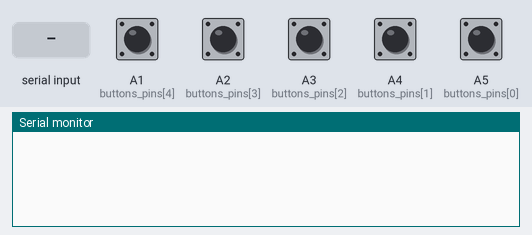
Bench run of a program on a simulated Arduino Nano, built with avr-gcc and run on an emulated ATmega328P. Parts: the last lines printed to the serial monitor. The inputs (shaded band) are chosen by the test bench; at power-on: A1 (buttons_pins[4]), A2 (buttons_pins[3]), A3 (buttons_pins[2]), A4 (buttons_pins[1]), A5 (buttons_pins[0]) HIGH.

Above: at 1.2 s.
1.3 s: A1 (buttons_pins[4]) pulled LOW for 0.15 s
At 2.1 s:
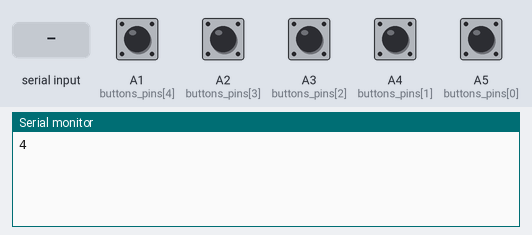
2.9 s: "identify" received over Serial
At 5.1 s:
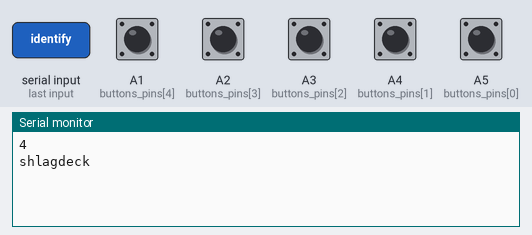
5.4 s: A2 (buttons_pins[3]) pulled LOW for 0.15 s
At 6.5 s:
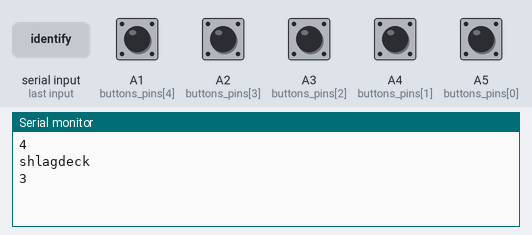
7.0 s: A3 (buttons_pins[2]) pulled LOW for 0.15 s
At 7.7 s:
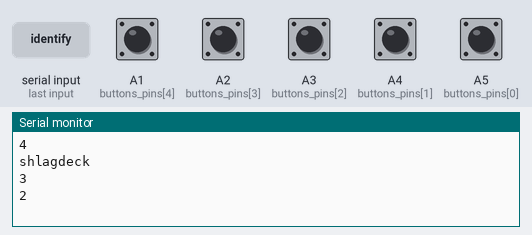
8.6 s: A4 (buttons_pins[1]) pulled LOW for 0.15 s
At 8.9 s:
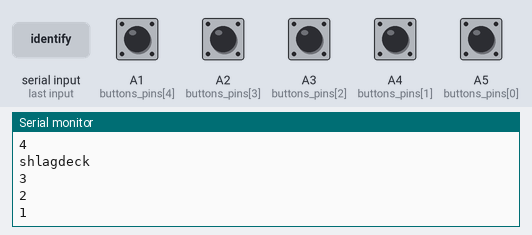
10.2 s: A5 (buttons_pins[0]) pulled LOW for 0.15 s
At 11.3 s:
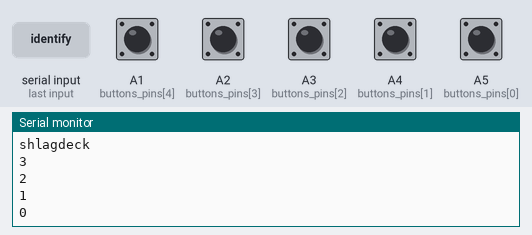
Timing chart, 0 to 12.8 s (numbered marks = the images above; inputs shaded):
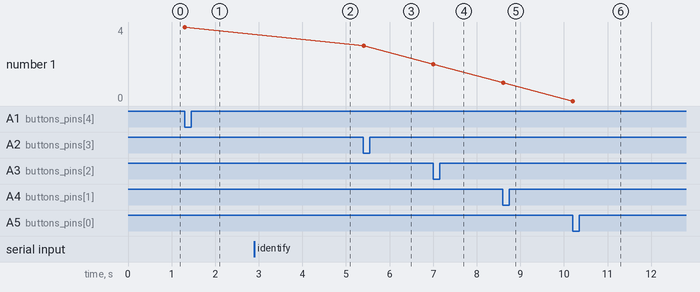

The program:

main.cpp
```cpp
#include <Arduino.h>

#define PRESSED 1
#define RELEASED 0
#define BUTTONS_COUNT 5

int buttons_pins[] = { A5, A4, A3, A2, A1 };
int buttons_states[] = { RELEASED, RELEASED, RELEASED, RELEASED, RELEASED };

void setup() {
  Serial.begin(115200);

  for (int i = 0; i < BUTTONS_COUNT; i++) {
    pinMode(buttons_pins[i], INPUT_PULLUP);
  }
}

void loop() {
  if (Serial.available() > 0) {
    String received = Serial.readString();
    if (received.startsWith("identify")) {
      Serial.println("shlagdeck");
    }
  }

  for (int i = 0; i < BUTTONS_COUNT; i++) {
    if (digitalRead(buttons_pins[i]) == LOW) {
      if (buttons_states[i] == RELEASED) {
        Serial.println(i);
        buttons_states[i] = PRESSED;
      }
    } else {
      buttons_states[i] = RELEASED;
    }
  }

  delay(5);
}
```

Measured:
- after the input at 1.3 s, the serial monitor: prints a new line at once (image 1)
- after the input at 2.9 s, the serial monitor: prints a new line after 1.0 s (image 2)
- after the input at 5.4 s, the serial monitor: prints a new line at once (image 3)
- after the input at 7.0 s, the serial monitor: prints a new line at once (image 4)
- after the input at 8.6 s, the serial monitor: prints a new line at once (image 5)
- after the input at 10.2 s, the serial monitor: prints a new line at once (image 6)
- plotted number 1: 4 → 3 after the input at 5.4 s, 3 → 2 after the input at 7.0 s, 2 → 1 after the input at 8.6 s, 1 → 0 after the input at 10.2 s
